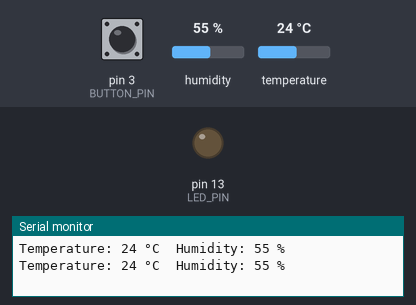
A sketch run on a simulated Arduino Uno, built with avr-gcc and run on an emulated ATmega328P. On the bench: output pins drawn as LEDs (lit = HIGH), the last lines printed to the serial monitor. Dashed ring = blinking. The test bench sets the inputs (shaded band); at power-on: pin 3 (BUTTON_PIN) HIGH, humidity 55 %, temperature 24 °C.

Above: at 2.3 s.
2.4 s: pin 3 (BUTTON_PIN) pulled LOW for 1.85 s
At 3.65 s:
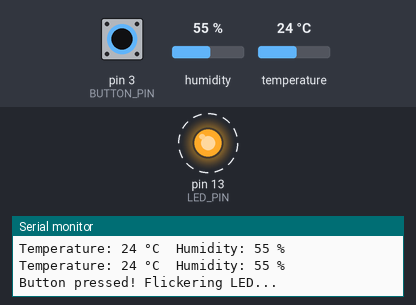
5.9 s: pin 3 (BUTTON_PIN) pulled LOW for 3.2 s
At 6.05 s:
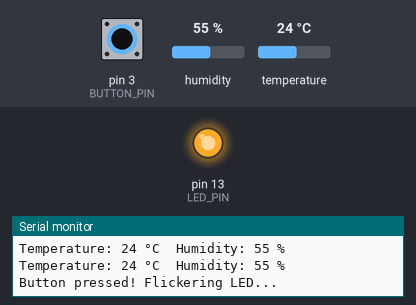
Timing chart, 0 to 12.5 s (numbered marks = the images above; inputs shaded):
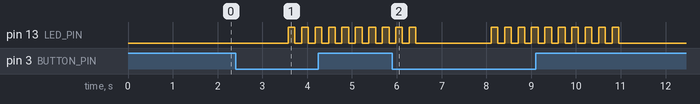

Measured:
- after the input at 2.4 s, pin 13 (LED_PIN): alternates HIGH for 0.15 s and LOW for 0.15 s, starting after 1.2 s

The sketch:

main.ino
```cpp
// Include the DHT11 library by Dhruba Shah
#include <DHT11.h>

// --- Pin Definitions ---
// DHT11 sensor is connected to digital pin 2
const int SENSOR_PIN = 2;

// Button is connected to digital pin 3 (INT1 on UNO/Nano)
// This will trigger a hardware interrupt when pressed
const int BUTTON_PIN = 3;

// Built-in LED on pin 13 (used for visual feedback when button is pressed)
const int LED_PIN = 13;

// Create a DHT11 sensor object and specify its data pin
DHT11 dht11(SENSOR_PIN);

// Declare a volatile boolean flag to communicate between ISR and loop()
// Volatile ensures the compiler doesn't optimize this variable away
volatile bool interruptFlag = false;

void setup() {
  // Initialize serial communication for debugging/output
  Serial.begin(9600);

  // Set LED pin as OUTPUT to control blinking
  pinMode(LED_PIN, OUTPUT);

  // Set the button pin as INPUT with internal pull-up resistor
  // This keeps the pin HIGH when the button is unpressed, and LOW when pressed
  pinMode(BUTTON_PIN, INPUT_PULLUP);

  // Attach an interrupt to the button pin
  // digitalPinToInterrupt converts pin number to the correct interrupt number
  // Trigger interrupt on FALLING edge (when button is pressed)
  attachInterrupt(digitalPinToInterrupt(BUTTON_PIN), handleInterrupt, FALLING);
}

void loop() {
  // Variables to store temperature and humidity readings
  int temperature = 0;
  int humidity = 0;

  // Read data from DHT11 sensor and store in temperature & humidity variables
  int result = dht11.readTemperatureHumidity(temperature, humidity);

  // Check if sensor reading was successful
  if (result == 0) {
    // Print temperature and humidity to Serial Monitor
    Serial.print("Temperature: ");
    Serial.print(temperature);
    Serial.print(" °C\tHumidity: ");
    Serial.print(humidity);
    Serial.println(" %");
  } else {
    // If there was an error reading the sensor, print the error message
    Serial.println(DHT11::getErrorString(result));
  }

  // Check if the interrupt flag was set by the ISR
  if (interruptFlag) {
    // Reset the flag to false to avoid repeated execution
    interruptFlag = false;

    // Inform via Serial Monitor that button was pressed
    Serial.println("Button pressed! Flickering LED...");

    // Flicker (blink) LED rapidly 10 times as feedback
    for (int i = 0; i < 10; i++) {
      digitalWrite(LED_PIN, HIGH);  // Turn LED ON
      delay(150);                   // Wait 150 milliseconds
      digitalWrite(LED_PIN, LOW);   // Turn LED OFF
      delay(150);                   // Wait 150 milliseconds
    }
  }

  // Delay to allow DHT11 sensor's 1 Hz read rate
  delay(1000);
}

// --- Interrupt Service Routine (ISR) ---
// This function is executed immediately when the button is pressed
// Keep ISRs short and non-blocking (avoid Serial, delay, etc.)
void handleInterrupt() {
  // Set the flag so main loop can handle the response
  interruptFlag = true;
}
```
